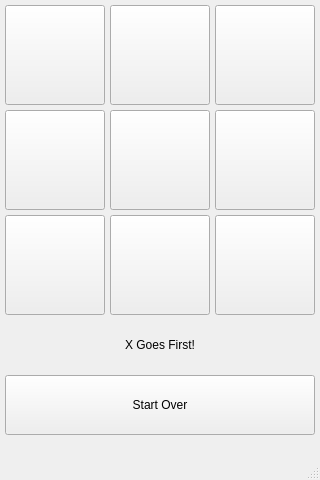
<?xml version="1.0" encoding="UTF-8"?>
<ui version="4.0">
 <class>MainWindow</class>
 <widget class="QMainWindow" name="MainWindow">
  <property name="geometry">
   <rect>
    <x>0</x>
    <y>0</y>
    <width>320</width>
    <height>480</height>
   </rect>
  </property>
  <property name="windowTitle">
   <string>MainWindow</string>
  </property>
  <widget class="QWidget" name="centralwidget">
   <widget class="QPushButton" name="pb_1">
    <property name="geometry">
     <rect>
      <x>5</x>
      <y>5</y>
      <width>100</width>
      <height>100</height>
     </rect>
    </property>
    <property name="font">
     <font>
      <pointsize>48</pointsize>
     </font>
    </property>
    <property name="text">
     <string/>
    </property>
   </widget>
   <widget class="QPushButton" name="pb_2">
    <property name="geometry">
     <rect>
      <x>110</x>
      <y>5</y>
      <width>100</width>
      <height>100</height>
     </rect>
    </property>
    <property name="font">
     <font>
      <pointsize>48</pointsize>
     </font>
    </property>
    <property name="text">
     <string/>
    </property>
   </widget>
   <widget class="QPushButton" name="pb_3">
    <property name="geometry">
     <rect>
      <x>215</x>
      <y>5</y>
      <width>100</width>
      <height>100</height>
     </rect>
    </property>
    <property name="font">
     <font>
      <pointsize>48</pointsize>
     </font>
    </property>
    <property name="text">
     <string/>
    </property>
   </widget>
   <widget class="QPushButton" name="pb_5">
    <property name="geometry">
     <rect>
      <x>110</x>
      <y>110</y>
      <width>100</width>
      <height>100</height>
     </rect>
    </property>
    <property name="font">
     <font>
      <pointsize>48</pointsize>
     </font>
    </property>
    <property name="text">
     <string/>
    </property>
   </widget>
   <widget class="QPushButton" name="pb_4">
    <property name="geometry">
     <rect>
      <x>5</x>
      <y>110</y>
      <width>100</width>
      <height>100</height>
     </rect>
    </property>
    <property name="font">
     <font>
      <pointsize>48</pointsize>
     </font>
    </property>
    <property name="text">
     <string/>
    </property>
   </widget>
   <widget class="QPushButton" name="pb_6">
    <property name="geometry">
     <rect>
      <x>215</x>
      <y>110</y>
      <width>100</width>
      <height>100</height>
     </rect>
    </property>
    <property name="font">
     <font>
      <pointsize>48</pointsize>
     </font>
    </property>
    <property name="text">
     <string/>
    </property>
   </widget>
   <widget class="QPushButton" name="pb_8">
    <property name="geometry">
     <rect>
      <x>110</x>
      <y>215</y>
      <width>100</width>
      <height>100</height>
     </rect>
    </property>
    <property name="font">
     <font>
      <pointsize>48</pointsize>
     </font>
    </property>
    <property name="text">
     <string/>
    </property>
   </widget>
   <widget class="QPushButton" name="pb_9">
    <property name="geometry">
     <rect>
      <x>215</x>
      <y>215</y>
      <width>100</width>
      <height>100</height>
     </rect>
    </property>
    <property name="font">
     <font>
      <pointsize>48</pointsize>
     </font>
    </property>
    <property name="layoutDirection">
     <enum>Qt::LeftToRight</enum>
    </property>
    <property name="text">
     <string/>
    </property>
   </widget>
   <widget class="QPushButton" name="pb_7">
    <property name="geometry">
     <rect>
      <x>5</x>
      <y>215</y>
      <width>100</width>
      <height>100</height>
     </rect>
    </property>
    <property name="font">
     <font>
      <pointsize>48</pointsize>
     </font>
    </property>
    <property name="text">
     <string/>
    </property>
   </widget>
   <widget class="QLabel" name="label">
    <property name="geometry">
     <rect>
      <x>0</x>
      <y>320</y>
      <width>320</width>
      <height>50</height>
     </rect>
    </property>
    <property name="styleSheet">
     <string notr="true">QLabel {
font: 15pt &quot;MS Shell Dlg 2&quot;;
}</string>
    </property>
    <property name="text">
     <string>X Goes First!</string>
    </property>
    <property name="alignment">
     <set>Qt::AlignCenter</set>
    </property>
   </widget>
   <widget class="QPushButton" name="restart">
    <property name="geometry">
     <rect>
      <x>5</x>
      <y>375</y>
      <width>310</width>
      <height>60</height>
     </rect>
    </property>
    <property name="styleSheet">
     <string notr="true">font: 20pt &quot;MS Shell Dlg 2&quot;;</string>
    </property>
    <property name="text">
     <string>Start Over</string>
    </property>
   </widget>
  </widget>
  <widget class="QMenuBar" name="menubar">
   <property name="geometry">
    <rect>
     <x>0</x>
     <y>0</y>
     <width>320</width>
     <height>21</height>
    </rect>
   </property>
  </widget>
  <widget class="QStatusBar" name="statusbar"/>
 </widget>
 <resources/>
 <connections/>
</ui>
